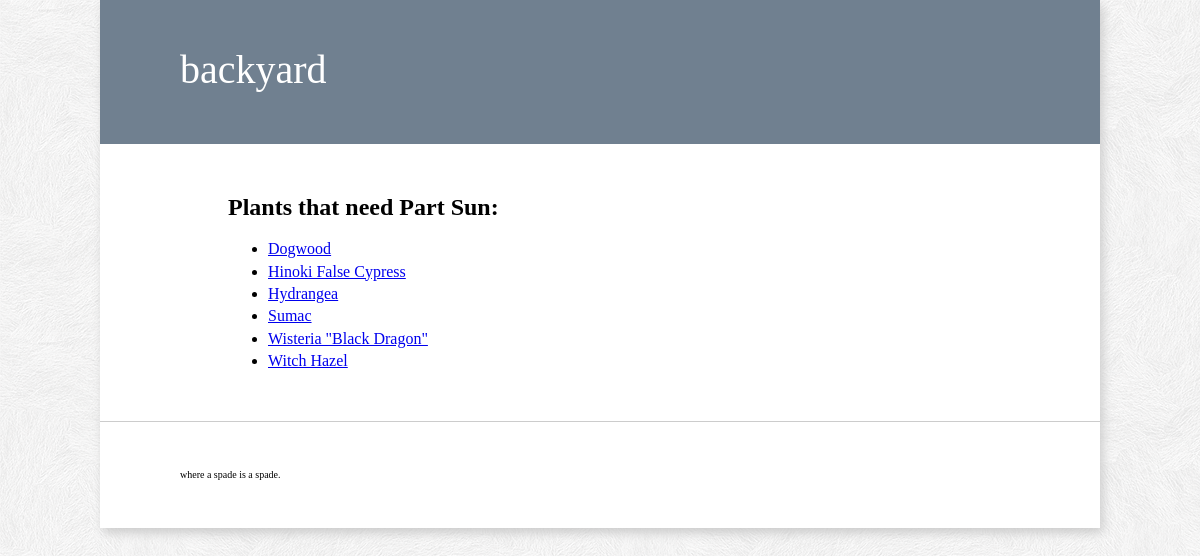
Screenshot of /plants/sun_needs/part-sun/ with the database file from the repository.
### plant/models.py (models this page shows, shortened)
class Plant(models.Model):
    common_name = models.CharField(max_length=50)
    genus = models.CharField(max_length=50)
    species = models.CharField(max_length=50)
    zone = models.IntegerField()
    featureColor = models.CharField(max_length=20)
    nativeRegion = models.CharField(max_length=50)
    thingy = models.CharField(max_length=50, blank="True")
    plantDescription = models.TextField()
    plantType = models.CharField(max_length=20)
    SPRING = 'Spring'
    SUMMER = 'Summer'
    FALL = 'Fall'
    WINTER = 'Winter'
    BLOOM_TIME_CHOICES = (
        (SPRING, 'Spring'),
        (SUMMER, 'Summer'),
        (FALL, 'Fall'),
        (WINTER, 'Winter'),
    )
    bloom_time = models.CharField(max_length=15,
        choices=BLOOM_TIME_CHOICES,
        default=SPRING
    )
    FULL_SUN = 'Full Sun'
    PART_SUN = 'Part Sun'
    SHADE = 'Shade'
    SUN_NEEDS_CHOICES = (
        (FULL_SUN, 'Full Sun'),
        (PART_SUN, 'Part Sun'),
        (SHADE, 'Shade'),
    )
    sun_needs = models.CharField(max_length=15,
        choices=SUN_NEEDS_CHOICES,
        default = FULL_SUN
    )

### plant/views.py (the view)
def subIndex(request, pk='Zilch'):
    bloomTimeD = {'Spring': 'Spring', 'Summer':'Summer', 'Fall':'Fall', 'Winter': 'Winter',}
    plantTypeD = {'Shrub': 'Shrub', 'Vine':'Vine', 'Tree':'Tree', 'Conifer':'Conifer',}
    sunNeedsD = {'full-sun': 'Full Sun', 'part-sun':'Part Sun', 'shade': 'Shade',}
    if pk in bloomTimeD:
        list_of_stuff = Plant.objects.filter(bloom_time=pk).order_by('common_name')
        other_stuff = Plant.objects.exclude(bloom_time=pk).order_by('common_name')
        pageHeader = ('Plants that bloom in %s:' % pk)
    elif pk in plantTypeD:
        list_of_stuff = Plant.objects.filter(plantType=pk).order_by('common_name')
        other_stuff = 'monkeybanana'
        pageHeader = ('%s-type plants:' % pk)
    elif pk in sunNeedsD:
        sunLabel = sunNeedsD[pk]
        list_of_stuff = Plant.objects.filter(sun_needs=sunLabel).order_by('common_name')
        other_stuff = 'monkeyfuck'
        pageHeader = ('Plants that need %s:' % sunLabel)
    context = {
        'list_of_stuff': list_of_stuff,
        'pk' : pk,
        'pageHeader': pageHeader,
        'other_stuff': other_stuff,
    }
    return render(request, 'plant/subIndex.html', context)

### plant/templates/plant/subIndex.html (shortened to what this page needs)
{% extends 'base.html' %}
{% block content %}
{% if list_of_stuff %}
	<h2>{{ pageHeader }}</h2>
    <ul>
    {% for plant in list_of_stuff %}
        <li><a href="/plants/{{ plant.id }}/">{{ plant.common_name }}</a></li>
    {% endfor %}
    </ul>
{% else %}
    <p>No plants are available at this time.</p>
{% endif %}
{% endblock %}

### plant/static/css/style.css (style rules this page uses)
body { color: black; font-family: 'Palatino', serif; font-size: 16px; line-height: 140%; margin: 0; background: url(../img/subtle_white_feathers.png) repeat white; }

### rows the page displays
Plant: common_name "Dogwood"
Plant: common_name "Hinoki False Cypress"
Plant: common_name "Hydrangea"
Plant: common_name "Sumac"
Plant: common_name "Wisteria \"Black Dragon\""
Plant: common_name "Witch Hazel"

### other values shown
{{ pageHeader }} "Plants that need Part Sun:"
